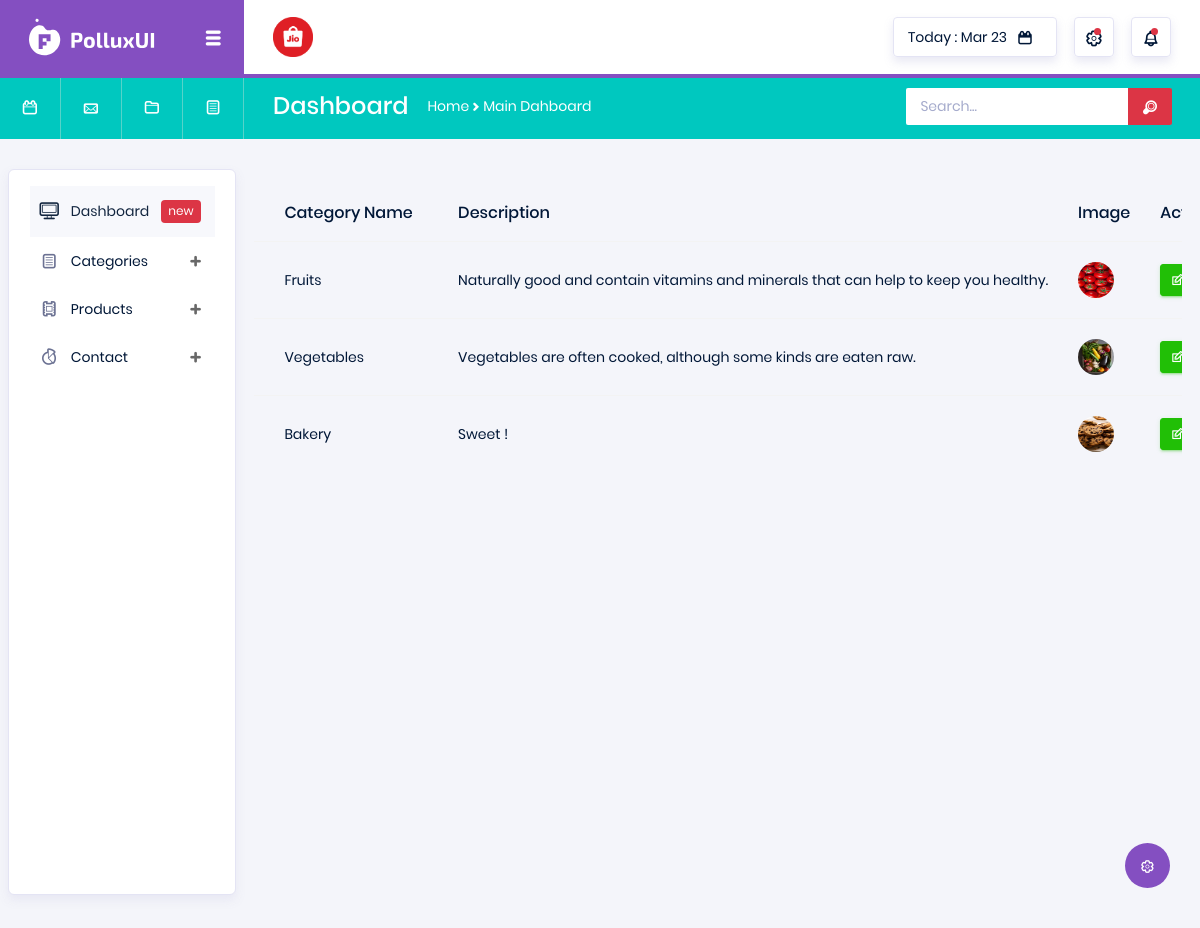
/Jioapp/category_details/, run on the app's committed database.
### Jioapp/models.py (models this page shows)
class CategoryDB(models.Model):
    CName = models.CharField(max_length=100,null=True, blank=True)
    Description = models.CharField(max_length=100, null=True, blank=True)
    Image = models.ImageField(upload_to="Images", null=True, blank=True)

### Jioapp/views.py (the view)
# urls.py: path('category_details/',views.category_details, name="category_details"),
def category_details(request):
    data = CategoryDB.objects.all()
    return render(request, "Category_details.html", {'data': data})

### Jioapp/Templates/Category_details.html (shortened to what this page needs)
<!DOCTYPE html>
{% extends 'Index.html' %}
{% block content %}
<html lang="en">
<head>
</head>
<body>
<div class="table-responsive pt-3">
                  <table class="table table-striped project-orders-table">
                    <thead>
                      <tr>
                        <th>Category Name</th>
                        <th>Description</th>
                        <th>Image</th>
                        <th>Action</th>
                      </tr>
                    </thead>
                    <tbody>
                      <tr>
                        {% for i in data %}
                      <td> {{i.CName}}</td>
                      <td> {{i.Description}}</td>
                          <td>
                              <img src="{{i.Image.url}}" width="80px" height="80px">
                          </td>
                          <td>
                              <a href="{% url 'catedit' c_id=i.id %}">
                                  <button type="submit" class="btn btn btn-success btn-sm btn-icon-text mr-3 typcn typcn-edit btn-icon-append">Edit</button>
                          </td>
                      </tr>
                      {% endfor %}
</body>
</html>
{% endblock %}

### data on the page
CategoryDB: CName "Fruits", Description "Naturally good and contain vitamins and minerals that can help to keep you healthy.", Image (picture)
CategoryDB: CName "Vegetables", Description "Vegetables are often cooked, although some kinds are eaten raw.", Image (picture)
CategoryDB: CName "Bakery", Description "Sweet !", Image (picture)
